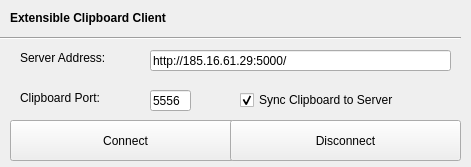
<?xml version="1.0" encoding="UTF-8"?>
<ui version="4.0">
 <class>root</class>
 <widget class="QWidget" name="root">
  <property name="geometry">
   <rect>
    <x>0</x>
    <y>0</y>
    <width>471</width>
    <height>167</height>
   </rect>
  </property>
  <property name="windowTitle">
   <string>Form</string>
  </property>
  <widget class="QLabel" name="lbl_heading">
   <property name="enabled">
    <bool>true</bool>
   </property>
   <property name="geometry">
    <rect>
     <x>10</x>
     <y>10</y>
     <width>441</width>
     <height>16</height>
    </rect>
   </property>
   <property name="font">
    <font>
     <weight>75</weight>
     <bold>true</bold>
    </font>
   </property>
   <property name="text">
    <string>Extensible Clipboard Client</string>
   </property>
  </widget>
  <widget class="QLineEdit" name="edit_server_address">
   <property name="geometry">
    <rect>
     <x>150</x>
     <y>50</y>
     <width>301</width>
     <height>21</height>
    </rect>
   </property>
   <property name="text">
    <string>http://185.16.61.29:5000/</string>
   </property>
   <property name="placeholderText">
    <string>e.g. 42.42.42.42:4200</string>
   </property>
  </widget>
  <widget class="QLabel" name="lbl_heading_2">
   <property name="enabled">
    <bool>true</bool>
   </property>
   <property name="geometry">
    <rect>
     <x>20</x>
     <y>50</y>
     <width>101</width>
     <height>16</height>
    </rect>
   </property>
   <property name="font">
    <font>
     <weight>50</weight>
     <bold>false</bold>
    </font>
   </property>
   <property name="text">
    <string>Server Address:</string>
   </property>
  </widget>
  <widget class="Line" name="line">
   <property name="geometry">
    <rect>
     <x>0</x>
     <y>30</y>
     <width>461</width>
     <height>16</height>
    </rect>
   </property>
   <property name="orientation">
    <enum>Qt::Horizontal</enum>
   </property>
  </widget>
  <widget class="QPushButton" name="btn_connect">
   <property name="geometry">
    <rect>
     <x>10</x>
     <y>120</y>
     <width>231</width>
     <height>41</height>
    </rect>
   </property>
   <property name="text">
    <string>Connect</string>
   </property>
  </widget>
  <widget class="QPushButton" name="btn_disconnect">
   <property name="geometry">
    <rect>
     <x>230</x>
     <y>120</y>
     <width>231</width>
     <height>41</height>
    </rect>
   </property>
   <property name="text">
    <string>Disconnect</string>
   </property>
  </widget>
  <widget class="QLineEdit" name="edit_port">
   <property name="geometry">
    <rect>
     <x>150</x>
     <y>90</y>
     <width>41</width>
     <height>21</height>
    </rect>
   </property>
   <property name="text">
    <string>5556</string>
   </property>
   <property name="placeholderText">
    <string>e.g. 42.42.42.42:4200</string>
   </property>
  </widget>
  <widget class="QLabel" name="lbl_port">
   <property name="enabled">
    <bool>true</bool>
   </property>
   <property name="geometry">
    <rect>
     <x>20</x>
     <y>90</y>
     <width>101</width>
     <height>16</height>
    </rect>
   </property>
   <property name="font">
    <font>
     <weight>50</weight>
     <bold>false</bold>
    </font>
   </property>
   <property name="text">
    <string>Clipboard Port:</string>
   </property>
  </widget>
  <widget class="QCheckBox" name="check_sync">
   <property name="geometry">
    <rect>
     <x>240</x>
     <y>90</y>
     <width>211</width>
     <height>20</height>
    </rect>
   </property>
   <property name="text">
    <string>Sync Clipboard to Server</string>
   </property>
   <property name="checkable">
    <bool>true</bool>
   </property>
   <property name="checked">
    <bool>true</bool>
   </property>
   <property name="tristate">
    <bool>false</bool>
   </property>
  </widget>
 </widget>
 <resources/>
 <connections/>
</ui>
